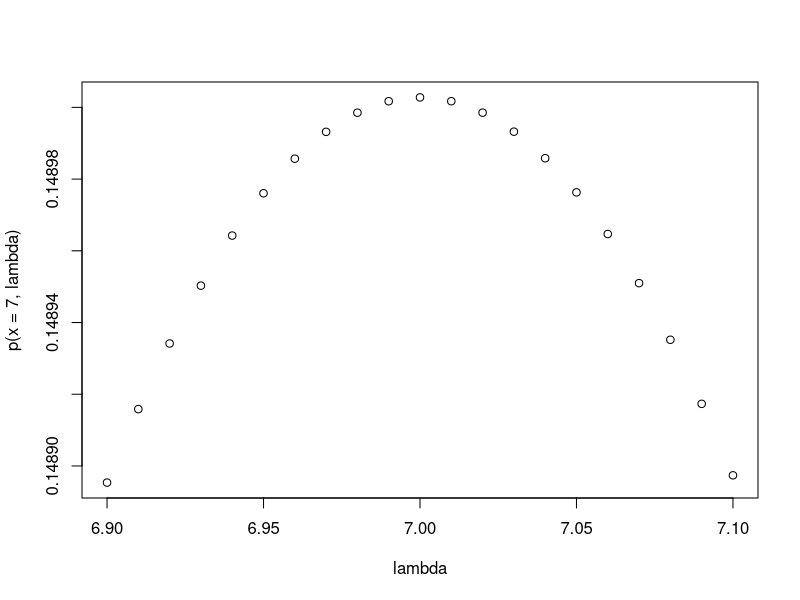
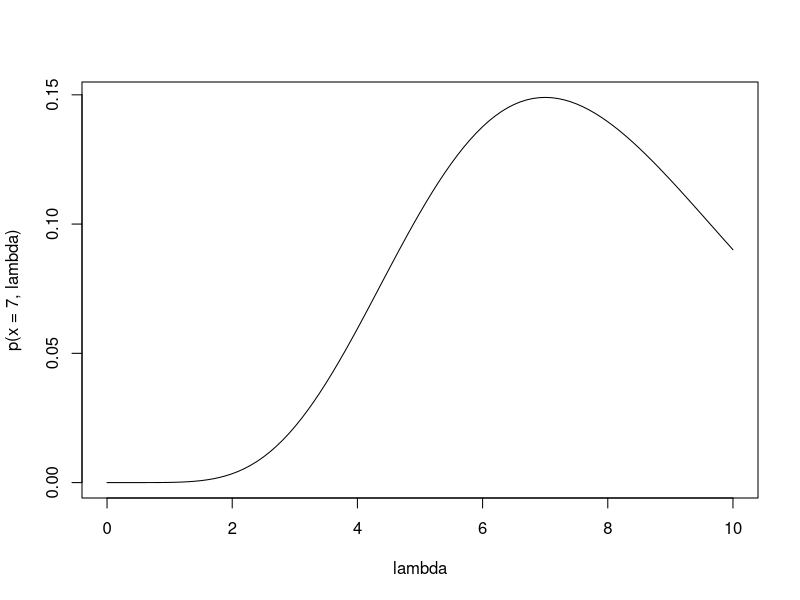
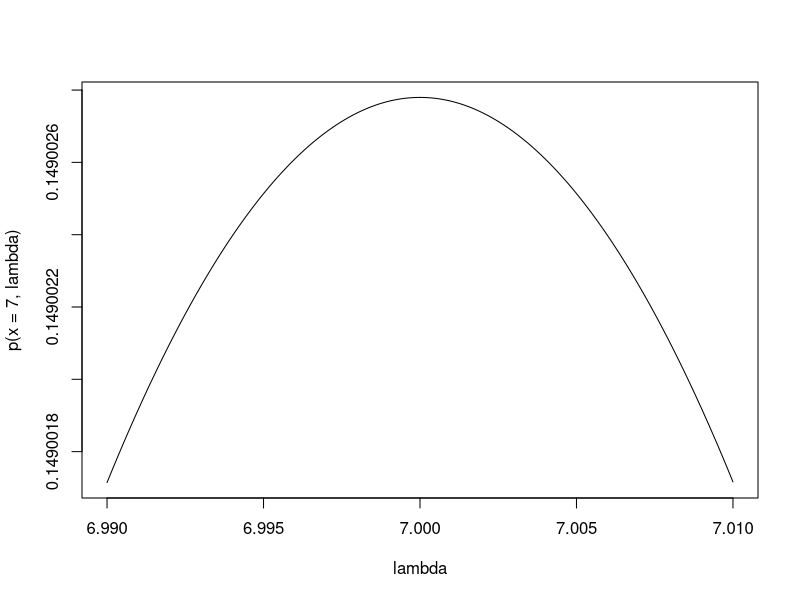
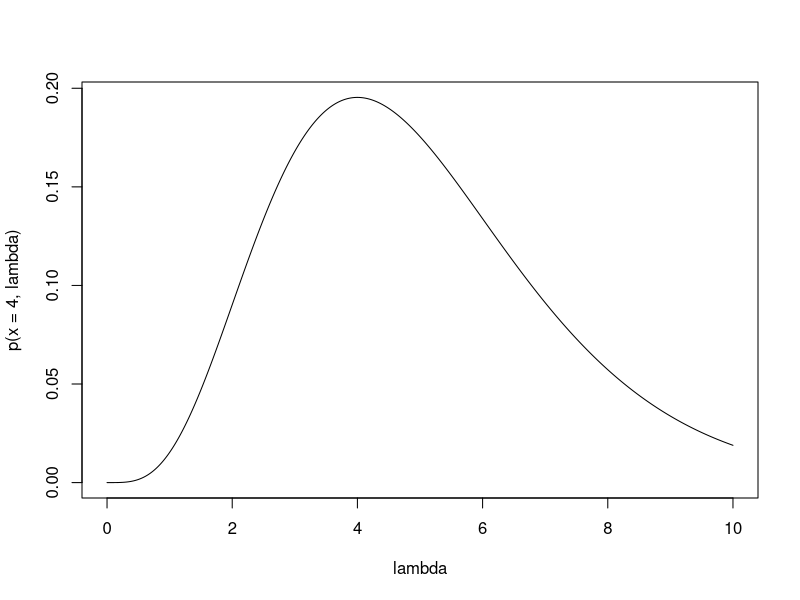
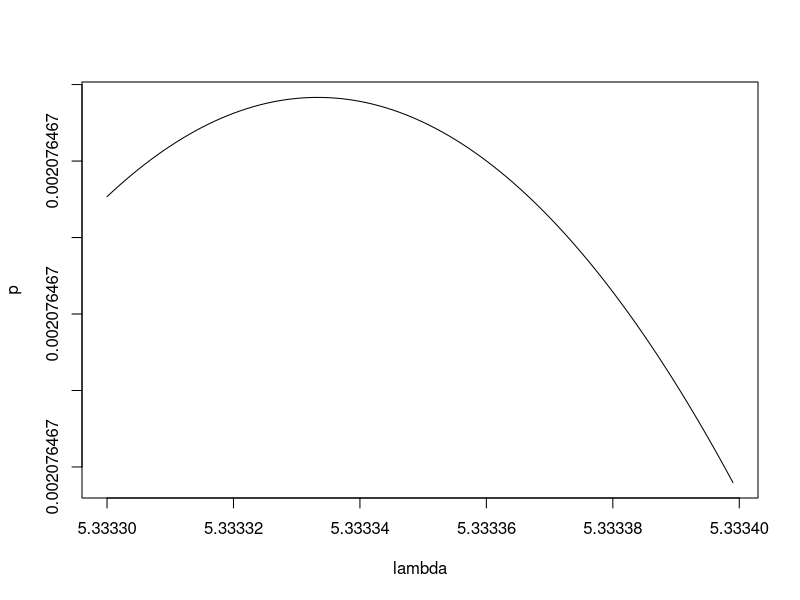

These charts were generated, in order, by the following R code:
p <- function(x,lambda=2){
  # x must be a whole number
  (lambda^x/factorial(x))*exp(-lambda)
}

p(x=1, lambda =1)
p(1,1)
p(0,1)
p(2,1) + p(3,1)+p(4,1)
x <- seq(2, 10,1)
sum(p(x,1))

x <- seq(0, 100,1)
sum(p(x,1))

1 - (p(1,1)+p(0,1))



x <- seq(0, 7,1)
sum(p(x,3))

x <- seq(0, 7,1)
sum(p(x,6))
1-sum(p(x,6))

lambda <- seq(6.9,7.1,0.01)
p(x=7,lambda)

plot(lambda,p(x=7,lambda))


lambda <- seq(0,10,0.1)
plot(lambda,p(x=7,lambda), type = "l")


lambda <- seq(6.99,7.01,0.0001)
plot(lambda,p(x=7,lambda), type = "l")


lambda <- seq(0,10,0.001)
plot(lambda,p(x=4,lambda), type = "l")


p.3v1 <- function(x,lambda=2){
  # each element of x must be a whole number
  prod((lambda^x/factorial(x))*exp(-lambda))
}

p.3v2 <- function(x1,x2,x3,lambda=2){
  # x1, x2, and x3 must be whole numbers
  (lambda^(x1+x2+x3)/(factorial(x1)*factorial(x2)*factorial(x3)))*exp(-3*lambda)
}


#The probability of 4 Florida tropical storms this year, 4 Florida tropical storms next year, and 8 Florida tropical storms the year after (using $\lambda = 2$ as assumed).
p.3v1(c(4,4,8))
#The same probability as above, using the other version
p.3v2(4,4,8)
#The same probabilty as above by just multiplying probabilities of independent events together. 
p(4)*p(4)*p(8)

#The probability of 2 Florida tropical storms this year, 5 Florida tropical storms next year, and 3 Florida tropical storms the year after.
p.3v1(c(2,5,3))

#The probability of 4 Florida tropical storms this year, 4 Florida tropical storms next year, and 8 Florida tropical storms the year after, assuming the parameter $\lambda = 5$.
p.3v1(c(4,4,8),5)

#Repeat the above, but with lambda = 1, and then with lambda = 10
p.3v1(c(4,4,8),1)
p.3v1(c(4,4,8),10)

p.3v1(c(4,4,8),3)
p.3v1(c(4,4,8),4)
p.3v1(c(4,4,8),5)
p.3v1(c(4,4,8),6)
p.3v1(c(4,4,8),7)
p.3v1(c(4,4,8),8)

p.3v1(c(4,4,8),4)
p.3v1(c(4,4,8),4.5)
p.3v1(c(4,4,8),5)
p.3v1(c(4,4,8),5.5)
p.3v1(c(4,4,8),6)

lambda <- seq(5.3333, 5.3334, 0.000001)
x <- c(4,4,8)
p <- sapply(lambda, p.3v1, x = x)
plot(lambda,p,type='l')
